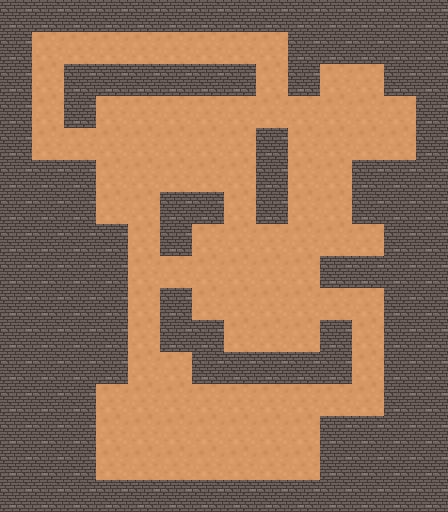

Tiled map render using the project's own tile images. Description and the whole map definition, tile-layer contents included, below:
An orthogonal 14x16 tile map with 32x32 px tiles, 1 tile layer (Прошарок плиток 1).

<map version="1.10" tiledversion="1.10.2" orientation="orthogonal" renderorder="left-up" width="14" height="16" tilewidth="32" tileheight="32" infinite="0" nextlayerid="2" nextobjectid="1">
 <tileset firstgid="1" source="Підлога.tsx" />
 <layer id="1" name="Прошарок плиток 1" width="14" height="16">
  <data encoding="csv">
2,2,2,2,2,2,2,2,2,2,2,2,2,2,
2,1,1,1,1,1,1,1,1,2,2,2,2,2,
2,1,2,2,2,2,2,2,1,2,1,1,2,2,
2,1,2,1,1,1,1,1,1,1,1,1,1,2,
2,1,1,1,1,1,1,1,2,1,1,1,1,2,
2,2,2,1,1,1,1,1,2,1,1,2,2,2,
2,2,2,1,1,2,2,1,2,1,1,2,2,2,
2,2,2,2,1,2,1,1,1,1,1,1,2,2,
2,2,2,2,1,1,1,1,1,1,2,2,2,2,
2,2,2,2,1,2,1,1,1,1,1,1,2,2,
2,2,2,2,1,2,2,1,1,1,2,1,2,2,
2,2,2,2,1,1,2,2,2,2,2,1,2,2,
2,2,2,1,1,1,1,1,1,1,1,1,2,2,
2,2,2,1,1,1,1,1,1,1,2,2,2,2,
2,2,2,1,1,1,1,1,1,1,2,2,2,2,
2,2,2,2,2,2,2,2,2,2,2,2,2,2
</data>
 </layer>
</map>
